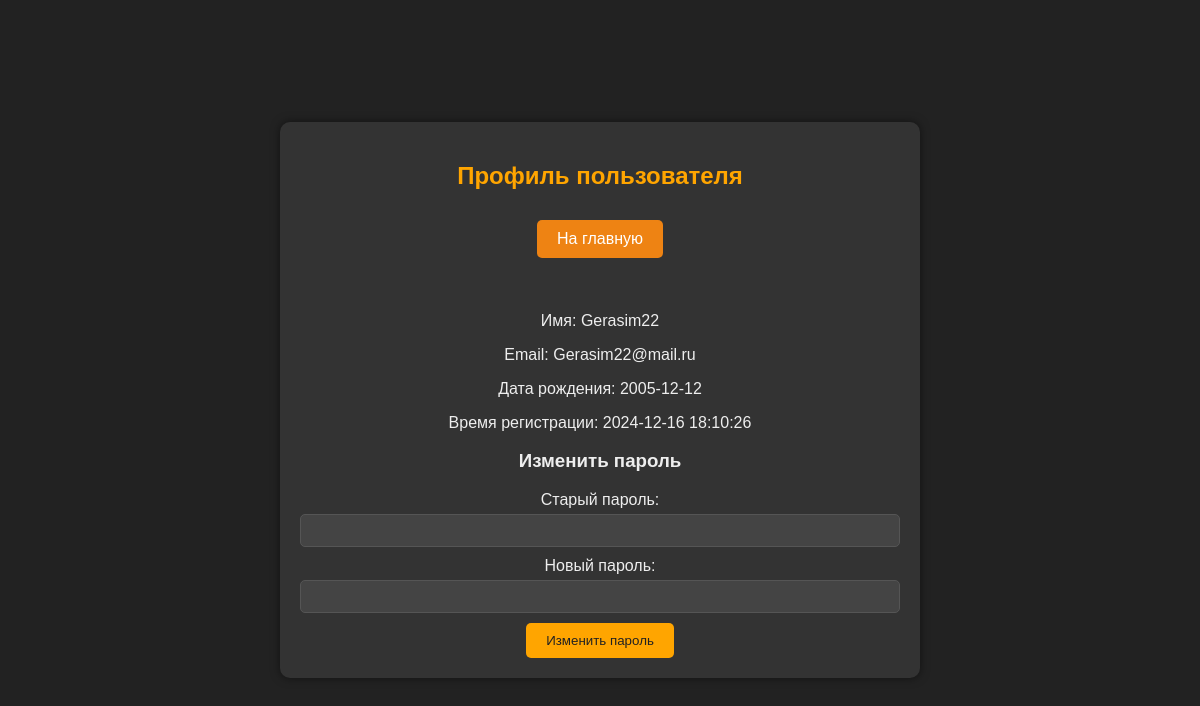
/profile.php (signed in), run on the app's committed database.
### tables this page shows
CREATE TABLE `users` (
  `id` int NOT NULL,
  `username` varchar(50) NOT NULL,
  `password` varchar(255) NOT NULL,
  `email` varchar(100) NOT NULL,
  `role` enum('user','admin') NOT NULL DEFAULT 'user',
  `created_at` timestamp NOT NULL DEFAULT CURRENT_TIMESTAMP,
  `birth_date` date DEFAULT NULL
);

### profile.php (the view, shortened to what this page needs)
<?php
require 'db_connection.php';
$user_id = $_SESSION['user_id'];
$stmt = $pdo->prepare("SELECT * FROM users WHERE id = ?");
$stmt->execute([$user_id]);
$user = $stmt->fetch();
?>
<!DOCTYPE html>
<html lang="ru">
<head>
    <link rel="stylesheet" href="css/profile.css">
</head>
<body>
<div class="container">
    <h2>Профиль пользователя</h2>
    <a href="index.php" class="button">На главную</a> <br><br>
    <p>Имя: <?= htmlspecialchars($user['username']); ?></p>
    <p>Email: <?= htmlspecialchars($user['email']); ?></p>
    <p>Дата рождения: <?= htmlspecialchars($user['birth_date']); ?></p>
    <p>Время регистрации: <?= htmlspecialchars($user['created_at']); ?></p>
    <h3>Изменить пароль</h3>
    <form method="post">
        <label for="old_password">Старый пароль:</label>
        <input type="password" id="old_password" name="old_password" required><br>
        <label for="new_password">Новый пароль:</label>
        <input type="password" id="new_password" name="new_password" required><br>
        <button type="submit">Изменить пароль</button>
    </form>
</div>
</body>
</html>

### css/profile.css (style rules this page uses)
body { background-color: #222; color: #eee; font-family: sans-serif; display: flex; justify-content: center; align-items: center; min-height: 100vh; margin: 0; }
.container { background-color: #333; padding: 20px; border-radius: 10px; text-align: center; box-shadow: 0 0 10px rgba(0, 0, 0, 0.5); width: 80%; max-width: 600px; }
h2 { color: #ffa500; }
p { margin-bottom: 10px; }
label { display: block; margin-bottom: 5px; }
input[type="password"], input[type="text"] { width: 100%; padding: 8px; margin-bottom: 10px; box-sizing: border-box; background-color: #444; color: #eee; border: 1px solid #555; border-radius: 5px; }
button { background-color: #ffa500; color: #222; padding: 10px 20px; border: none; border-radius: 5px; cursor: pointer; }
a.button { display: inline-block; background-color: #EE8313; color: white; padding: 10px 20px; text-decoration: none; border-radius: 5px; margin-top: 10px; margin-bottom: 20px; }

### data on the page
users: username "Gerasim22", email "Gerasim22@mail.ru", birth_date "2005-12-12", created_at "2024-12-16 18:10:26"
